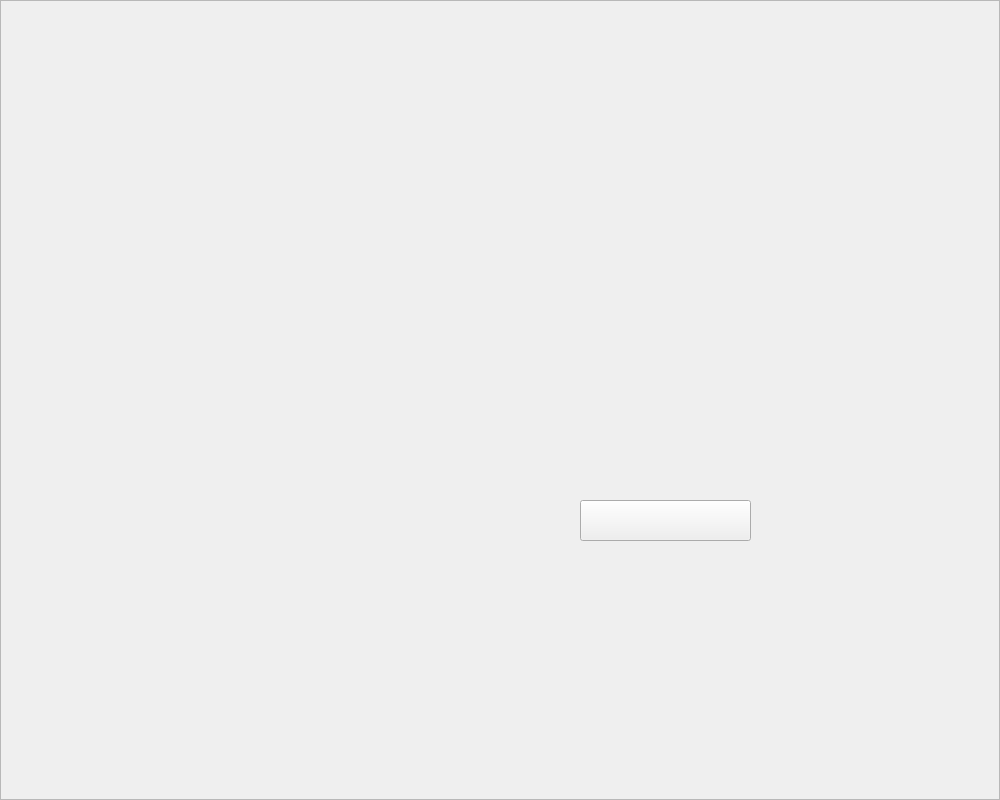
<?xml version="1.0" encoding="UTF-8"?>
<ui version="4.0">
 <class>LogInWidget</class>
 <widget class="QWidget" name="LogInWidget">
  <property name="geometry">
   <rect>
    <x>0</x>
    <y>0</y>
    <width>1000</width>
    <height>800</height>
   </rect>
  </property>
  <property name="windowTitle">
   <string>登录到E_Chain</string>
  </property>
  <property name="styleSheet">
   <string notr="true"/>
  </property>
  <widget class="QFrame" name="frame">
   <property name="geometry">
    <rect>
     <x>0</x>
     <y>0</y>
     <width>1000</width>
     <height>800</height>
    </rect>
   </property>
   <property name="styleSheet">
    <string notr="true">#frame{border-image: url(:/SIM_System_Pics/resources/Signup.png);}
#frame * {
border-image:url();
}</string>
   </property>
   <property name="frameShape">
    <enum>QFrame::StyledPanel</enum>
   </property>
   <property name="frameShadow">
    <enum>QFrame::Raised</enum>
   </property>
   <widget class="QToolButton" name="toolButton">
    <property name="geometry">
     <rect>
      <x>580</x>
      <y>500</y>
      <width>171</width>
      <height>41</height>
     </rect>
    </property>
    <property name="styleSheet">
     <string notr="true">border-image: url(:/SIM_System_Pics/resources/Button.png);
QPushButton{background-color:black;color: white;   border-radius: 10px;  border: 2px groove gray;border-style: outset;}
hover{background-color:white; color: black;}
pressed{background-color:rgb(85, 170, 255);border-style: inset; }</string>
    </property>
    <property name="text">
     <string/>
    </property>
   </widget>
   <widget class="QLabel" name="label">
    <property name="geometry">
     <rect>
      <x>120</x>
      <y>90</y>
      <width>761</width>
      <height>101</height>
     </rect>
    </property>
    <property name="styleSheet">
     <string notr="true"/>
    </property>
    <property name="text">
     <string>&lt;html&gt;&lt;head/&gt;&lt;body&gt;&lt;p&gt;&lt;img src=&quot;:/SIM_System_Pics/LoginName_Pic&quot;/&gt;&lt;/p&gt;&lt;/body&gt;&lt;/html&gt;</string>
    </property>
   </widget>
   <widget class="QLineEdit" name="TypeLineEdit">
    <property name="geometry">
     <rect>
      <x>590</x>
      <y>370</y>
      <width>180</width>
      <height>30</height>
     </rect>
    </property>
    <property name="styleSheet">
     <string notr="true">border :1px ;background-color: rgba(0,0,0,0)</string>
    </property>
   </widget>
   <widget class="QLineEdit" name="NameLineEdit">
    <property name="geometry">
     <rect>
      <x>590</x>
      <y>260</y>
      <width>180</width>
      <height>30</height>
     </rect>
    </property>
    <property name="styleSheet">
     <string notr="true">border :1px ;background-color: rgba(0,0,0,0)</string>
    </property>
   </widget>
   <widget class="QLineEdit" name="KeuLineEdit">
    <property name="geometry">
     <rect>
      <x>590</x>
      <y>320</y>
      <width>180</width>
      <height>30</height>
     </rect>
    </property>
    <property name="styleSheet">
     <string notr="true">border :1px ;background-color: rgba(0,0,0,0)</string>
    </property>
   </widget>
  </widget>
 </widget>
 <resources/>
 <connections/>
</ui>
